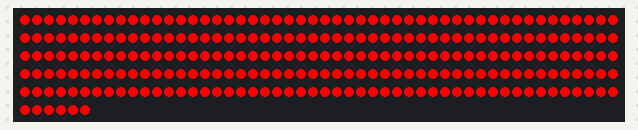
The program below on a simulated MicroPython board. Parts: 256 RGB LEDs in strip order, left to right, continuing on the next row. At 4.6 s the program stops and its outputs stay as they are.

Above: at 0.16 s.
At 1.09 s:
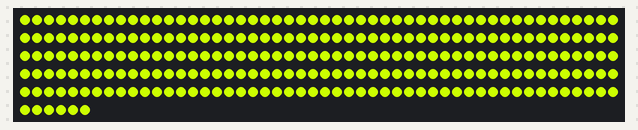
At 2.02 s:
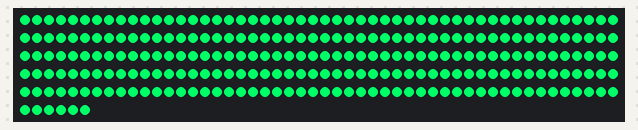
At 2.95 s:
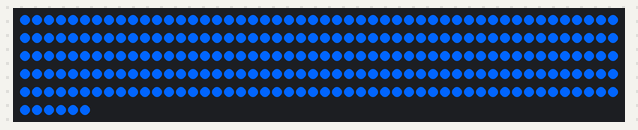
At 3.57 s:
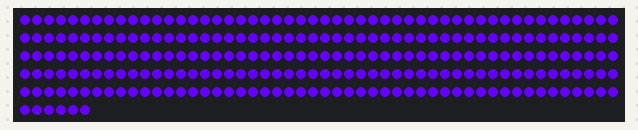
At 4.19 s:
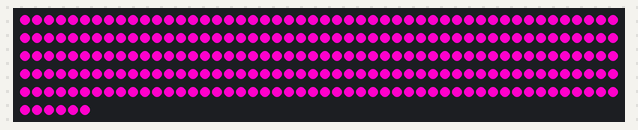

The program:

neopixel_rainbow.py
```python
# neopixels_rainbow.py

import machine
import neopixel
import time

class Rainbow:
    """
    Rainbow class to generate rainbow colors

    :param pixels: NeoPixel object
    :param steps: number of steps in the rainbow
    :param sleep_ms: sleep time in milliseconds
    :param brightness: brightness of the rainbow
    """

    def __init__(self, pixels, steps=300, sleep_ms=5, brightness=1.0 ):
        self.pixels = pixels
        self.brightness = brightness
        self.steps = steps
        self.sleep_ms = sleep_ms
        self.counter = 0

    @staticmethod
    def hsl_to_rgb(h, s, l):
        def hue_to_rgb(p, q, t):
            if t < 0: t += 1
            if t > 1: t -= 1
            if t < 1/6: return p + (q - p) * 6 * t
            if t < 1/2: return q
            if t < 2/3: return p + (q - p) * (2/3 - t) * 6
            return p

        if s == 0:
            r = g = b = l
        else:
            q = l * (1 + s) if l < 0.5 else l + s - l * s
            p = 2 * l - q
            r = hue_to_rgb(p, q, h + 1/3)
            g = hue_to_rgb(p, q, h)
            b = hue_to_rgb(p, q, h - 1/3)

        return int(r * 255), int(g * 255), int(b * 255)

    def generate_rainbow(self):
        for i in range(self.steps):
            hue = i / self.steps
            saturation = 1
            lightness = self.brightness * 0.5
            r, g, b = self.hsl_to_rgb(hue, saturation, lightness)
            yield (r, g, b)

    def fill(self):
        for color in self.generate_rainbow():
            self.pixels.fill(color)
            self.pixels.write()
            time.sleep(self.sleep_ms/1000)


if __name__ == '__main__':
    # Pin = 23
    # Device is a WS2812B

    p = machine.Pin(23, machine.Pin.OUT)
    pixels = neopixel.NeoPixel(p, 256)
    rainbow = Rainbow(pixels, steps=300)
    rainbow.fill()
```
